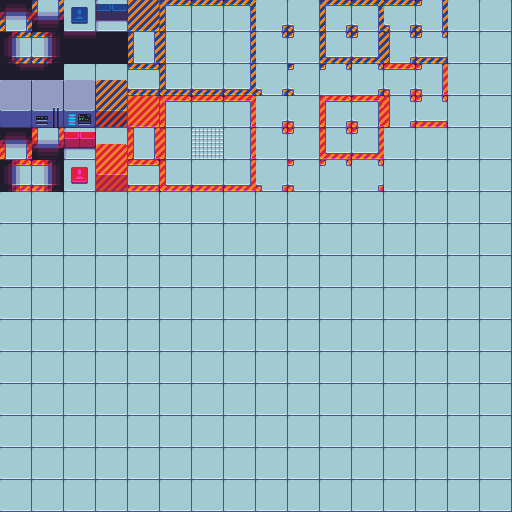

A 2D game scene composited from a Tiled map and its tileset images. What follows is a short description and the map's XML, with every tile layer's data as written:
An orthogonal 16x16 tile map with 32x32 px tiles, 1 tile layer (Tile Layer 1), 1 image layer.

<map version="1.8" tiledversion="1.8.2" orientation="orthogonal" renderorder="right-down" width="16" height="16" tilewidth="32" tileheight="32" infinite="0" nextlayerid="3" nextobjectid="1">
 <tileset firstgid="1" source="../tilesheet.tsx" />
 <layer id="1" name="Tile Layer 1" width="16" height="16">
  <data encoding="csv">
21,21,21,21,21,21,21,21,21,21,21,21,21,21,21,21,
21,21,21,21,21,21,21,21,21,21,21,21,21,21,21,21,
21,21,21,21,21,21,21,21,21,21,21,21,21,21,21,21,
21,21,21,21,21,21,21,21,21,21,21,21,21,21,21,21,
21,21,21,21,21,21,21,21,21,21,21,21,21,21,21,21,
21,21,21,21,21,21,21,21,21,21,21,21,21,21,21,21,
21,21,21,21,21,21,21,21,21,21,21,21,21,21,21,21,
21,21,21,21,21,21,21,21,21,21,21,21,21,21,21,21,
21,21,21,21,21,21,21,21,21,21,21,21,21,21,21,21,
21,21,21,21,21,21,21,21,21,21,21,21,21,21,21,21,
21,21,21,21,21,21,21,21,21,21,21,21,21,21,21,21,
21,21,21,21,21,21,21,21,21,21,21,21,21,21,21,21,
21,21,21,21,21,21,21,21,21,21,21,21,21,21,21,21,
21,21,21,21,21,21,21,21,21,21,21,21,21,21,21,21,
21,21,21,21,21,21,21,21,21,21,21,21,21,21,21,21,
21,21,21,21,21,21,21,21,21,21,21,21,21,21,21,21
</data>
 </layer>
 <imagelayer id="2" name="image">
  <image source="../tilesheet.png" width="448" height="192" />
 </imagelayer>
</map>
